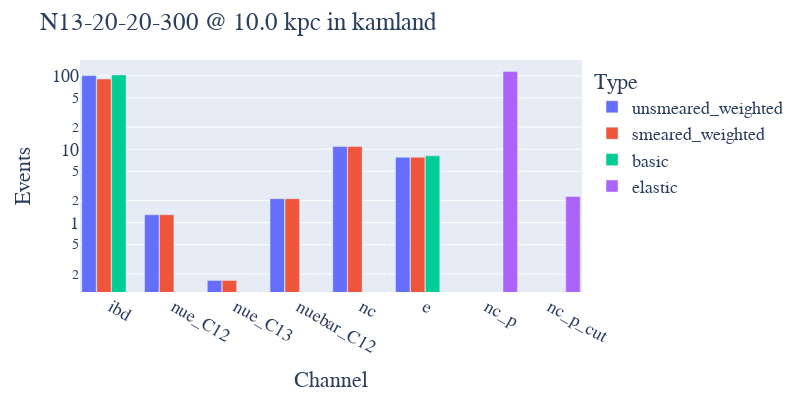

The notebook cell saved with this chart:
### Code cell
totals = pnut.event_totals(sn, detector)
beer.bar_totals(sn, detector)

### Figure 1 — Plotly figure (JSON) as saved in the notebook; plotly's stock layout.template omitted (floating-point values rounded to 4 significant figures)
{"data": [{"alignmentgroup": "True", "hovertemplate": "Type=unsmeared_weighted<br>Channel=%{x}<br>Events=%{y}<extra></extra>", "legendgroup": "unsmeared_weighted", "marker": {"color": "#636efa", "pattern": {"shape": ""}}, "name": "unsmeared_weighted", "offsetgroup": "unsmeared_weighted", "orientation": "v", "showlegend": true, "textposition": "auto", "type": "bar", "x": ["ibd", "nue_C12", "nue_C13", "nuebar_C12", "nc", "e"], "xaxis": "x", "y": [100.5, 1.28, 0.1636, 2.119, 10.87, 7.761], "yaxis": "y"}, {"alignmentgroup": "True", "hovertemplate": "Type=smeared_weighted<br>Channel=%{x}<br>Events=%{y}<extra></extra>", "legendgroup": "smeared_weighted", "marker": {"color": "#EF553B", "pattern": {"shape": ""}}, "name": "smeared_weighted", "offsetgroup": "smeared_weighted", "orientation": "v", "showlegend": true, "textposition": "auto", "type": "bar", "x": ["ibd", "nue_C12", "nue_C13", "nuebar_C12", "nc", "e"], "xaxis": "x", "y": [90.4, 1.28, 0.1635, 2.119, 10.87, 7.76], "yaxis": "y"}, {"alignmentgroup": "True", "hovertemplate": "Type=basic<br>Channel=%{x}<br>Events=%{y}<extra></extra>", "legendgroup": "basic", "marker": {"color": "#00cc96", "pattern": {"shape": ""}}, "name": "basic", "offsetgroup": "basic", "orientation": "v", "showlegend": true, "textposition": "auto", "type": "bar", "x": ["ibd", "e"], "xaxis": "x", "y": [102.6, 8.116], "yaxis": "y"}, {"alignmentgroup": "True", "hovertemplate": "Type=elastic<br>Channel=%{x}<br>Events=%{y}<extra></extra>", "legendgroup": "elastic", "marker": {"color": "#ab63fa", "pattern": {"shape": ""}}, "name": "elastic", "offsetgroup": "elastic", "orientation": "v", "showlegend": true, "textposition": "auto", "type": "bar", "x": ["nc_p", "nc_p_cut"], "xaxis": "x", "y": [113.9, 2.277], "yaxis": "y"}], "layout": {"bargap": 0.05, "bargroupgap": 0.03, "barmode": "group", "font": {"family": "Times New Roman", "size": 18}, "height": 400, "legend": {"title": {"text": "Type"}, "tracegroupgap": 0}, "margin": {"t": 60}, "title": {"text": "N13-20-20-300 @ 10.0 kpc in kamland"}, "width": 800, "xaxis": {"anchor": "y", "domain": [0, 1], "title": {"text": "Channel"}}, "yaxis": {"anchor": "x", "domain": [0, 1], "title": {"text": "Events"}, "type": "log"}}}
